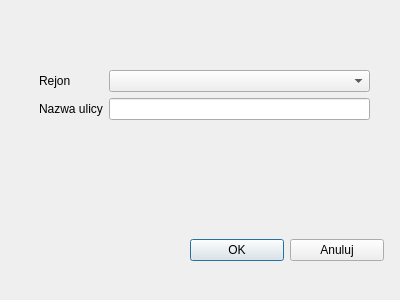
<?xml version="1.0" encoding="UTF-8"?>
<ui version="4.0">
 <class>DodajUlice</class>
 <widget class="QDialog" name="DodajUlice">
  <property name="geometry">
   <rect>
    <x>0</x>
    <y>0</y>
    <width>400</width>
    <height>300</height>
   </rect>
  </property>
  <property name="windowTitle">
   <string>Dialog</string>
  </property>
  <widget class="QWidget" name="formLayoutWidget">
   <property name="geometry">
    <rect>
     <x>39</x>
     <y>70</y>
     <width>331</width>
     <height>61</height>
    </rect>
   </property>
   <layout class="QFormLayout" name="formLayout">
    <item row="0" column="0">
     <widget class="QLabel" name="rejonLabel">
      <property name="text">
       <string>Rejon</string>
      </property>
     </widget>
    </item>
    <item row="0" column="1">
     <widget class="QComboBox" name="rejonComboBox"/>
    </item>
    <item row="1" column="0">
     <widget class="QLabel" name="nazwaUlicyLabel">
      <property name="text">
       <string>Nazwa ulicy</string>
      </property>
     </widget>
    </item>
    <item row="1" column="1">
     <widget class="QLineEdit" name="nazwaUlicyLineEdit"/>
    </item>
   </layout>
  </widget>
  <widget class="QWidget" name="horizontalLayoutWidget">
   <property name="geometry">
    <rect>
     <x>190</x>
     <y>210</y>
     <width>194</width>
     <height>80</height>
    </rect>
   </property>
   <layout class="QHBoxLayout" name="horizontalLayout">
    <item>
     <widget class="QPushButton" name="Ok">
      <property name="text">
       <string>OK</string>
      </property>
     </widget>
    </item>
    <item>
     <widget class="QPushButton" name="anuluj">
      <property name="text">
       <string>Anuluj</string>
      </property>
     </widget>
    </item>
   </layout>
  </widget>
 </widget>
 <resources/>
 <connections/>
</ui>
